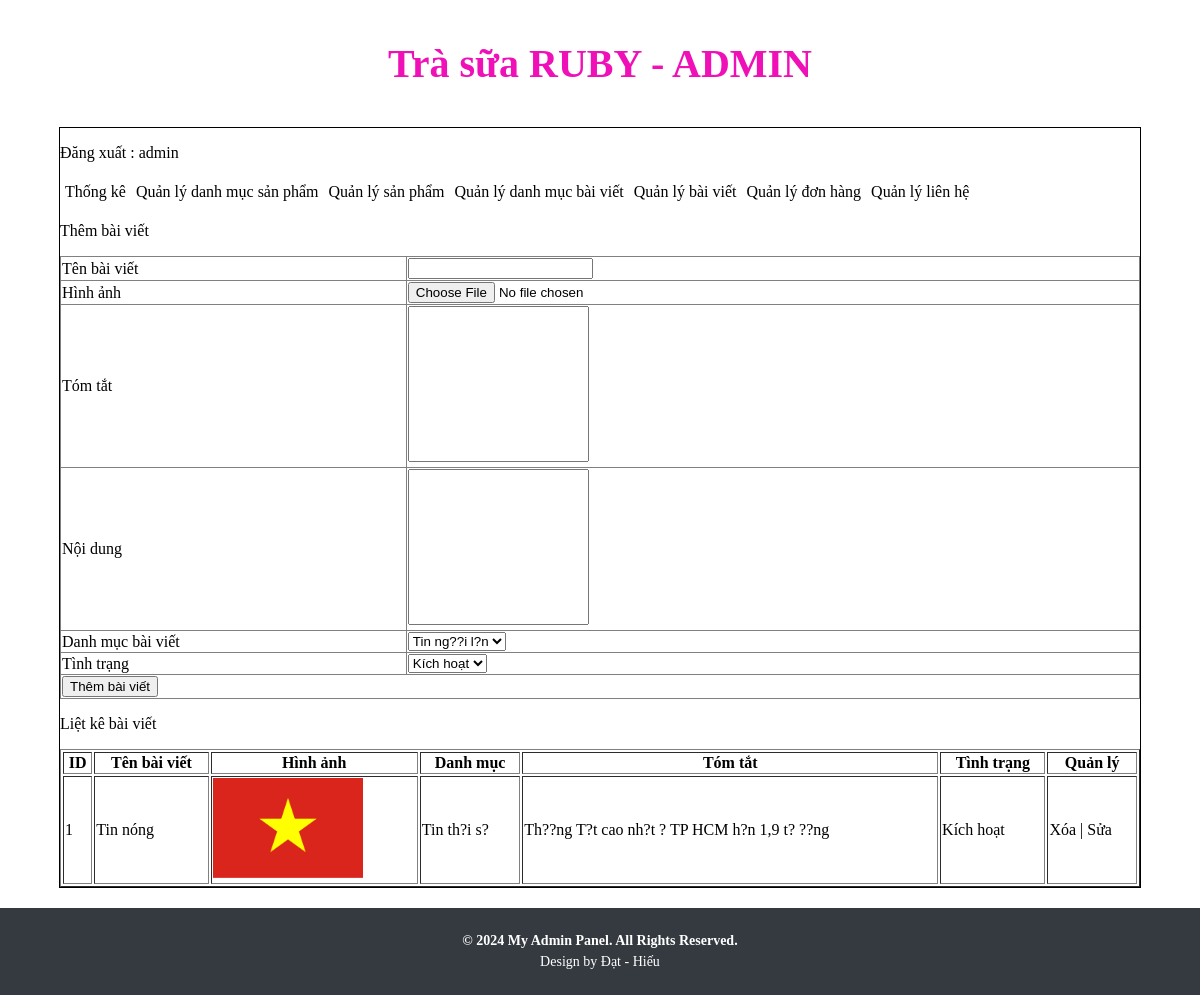
Screenshot of /admin/index.php?action=quanlybaiviet&query=them (signed in) with the database file from the repository.
### tables this page shows
CREATE TABLE IF NOT EXISTS `tbl_baiviet` (
  `id` int(11) NOT NULL AUTO_INCREMENT,
  `tenbaiviet` varchar(255) NOT NULL,
  `tomtat` mediumtext NOT NULL,
  `noidung` longtext NOT NULL,
  `id_danhmuc` int(11) NOT NULL,
  `tinhtrang` int(11) NOT NULL,
  `hinhanh` varchar(255) NOT NULL,
  PRIMARY KEY (`id`)
);

CREATE TABLE IF NOT EXISTS `tbl_danhmucbaiviet` (
  `id_baiviet` int(11) NOT NULL AUTO_INCREMENT,
  `tendanhmuc_baiviet` varchar(255) NOT NULL,
  `thutu` int(11) NOT NULL,
  PRIMARY KEY (`id_baiviet`)
);

### admin/modules/quanlybaiviet/them.php (the view, shortened to what this page needs)
<p>Thêm bài viết</p>
<table border="1" width="100%" style="border-collapse:collapse;">
    <form action="modules/quanlybaiviet/xuly.php" method="POST" enctype="multipart/form-data">
  <tr>
    <td>Tên bài viết</td>
    <td><input type="text" name="tenbaiviet" ></td>
  </tr>
  <tr>
    <td>Hình ảnh </td>
    <td><input type="file" name="hinhanh" ></td>
  </tr>
  <tr>
    <td>Tóm tắt </td>
    <td><textarea rows="10"  name="tomtat" style="resize: none"></textarea></td>
  </tr>
  <tr>
    <td>Nội dung </td>
    <td><textarea rows="10" name="noidung" style="resize: none"></textarea></td>
  </tr>
  <tr>
    <td>Danh mục bài viết</td>
    <td>
        <select name="danhmuc">
          <?php
            $sql_danhmuc = "SELECT * FROM tbl_danhmucbaiviet ORDER BY id_baiviet DESC";
            $query_danhmuc = mysqli_query($mysqli,$sql_danhmuc);
            while($row_danhmuc = mysqli_fetch_array($query_danhmuc)){
          ?>
          <option value="<?php echo $row_danhmuc['id_baiviet'] ?>"><?php echo $row_danhmuc['tendanhmuc_baiviet'] ?></option>
          <?php
            }
          ?>
        </select>
    </td>
  </tr>
  <tr>
    <td>Tình trạng</td>
    <td>
        <select name="tinhtrang">
          <option value="1">Kích hoạt</option>
        </select>
    </td>
  </tr>
  <tr>
    <td colspan="2"><input type="submit" name="thembaiviet" value="Thêm bài viết"></td>
  </tr>
  </form>
</table>

### admin/modules/quanlybaiviet/lietke.php (shortened to what this page needs)
<?php
    $sql_lietke_bv = "SELECT * FROM tbl_baiviet,tbl_danhmucbaiviet WHERE tbl_baiviet.id_danhmuc=tbl_danhmucbaiviet.id_baiviet
    ORDER BY tbl_baiviet.id DESC";
    $query_lietke_bv = mysqli_query($mysqli,$sql_lietke_bv);
?>
<p>Liệt kê bài viết</p>
<table style="width:100%" border="1" style="border-collapse: collapse;">
    <tr>
        <th>ID</th>
        <th>Tên bài viết</th>
        <th>Hình ảnh</th>
        <th>Danh mục</th>
        <th>Tóm tắt</th>
        <th>Tình trạng</th>
        <th>Quản lý</th>
    </tr>
    <?php
        $i=0;
        while($row = mysqli_fetch_array($query_lietke_bv)){
        $i++;
    ?>
    <tr>
        <td><?php echo $i  ?></td>
        <td><?php echo $row['tenbaiviet'] ?></td>
        <td><img src="modules/quanlybaiviet/uploads/<?php echo $row['hinhanh'] ?>" width="150px"></td>
        <td><?php echo $row['tendanhmuc_baiviet'] ?></td>
        <td><?php echo $row['tomtat'] ?></td>
        <td><?php if($row['tinhtrang']==1) {
            echo "Kích hoạt";
        }else{
            echo "Ẩn";
        }
            ?>
        </td>
        <td>
            <a href="modules/quanlybaiviet/xuly.php?idbaiviet=<?php echo $row['id'] ?>">Xóa</a> |
            <a href="?action=quanlybaiviet&query=sua&idbaiviet=<?php echo $row['id'] ?>">Sửa</a>
        </td>
    </tr>
    <?php
        }
    ?>
</table>

### admin/css/style.css (style rules this page uses)
body { margin: 0; padding: 0; }

### admin/index.php (style rules this page uses)
a { text-decoration: none; color: black; }

### admin/modules/quanlybaiviet/them.php (style rules this page uses)
a { text-decoration: none; color: black; }

### admin/modules/quanlybaiviet/lietke.php (style rules this page uses)
a { text-decoration: none; color: black; }

### rows the page displays
tbl_baiviet: tenbaiviet "Tin nóng", hinhanh (picture), tbl_danhmucbaiviet.tendanhmuc_baiviet "Tin th?i s?", tomtat "Th??ng T?t cao nh?t ? TP HCM h?n 1,9 t? ??ng", tinhtrang "Kích hoạt"

### other values shown
$_SESSION['dangnhap'] "admin"
form field danhmuc "Tin ng??i l?n"
